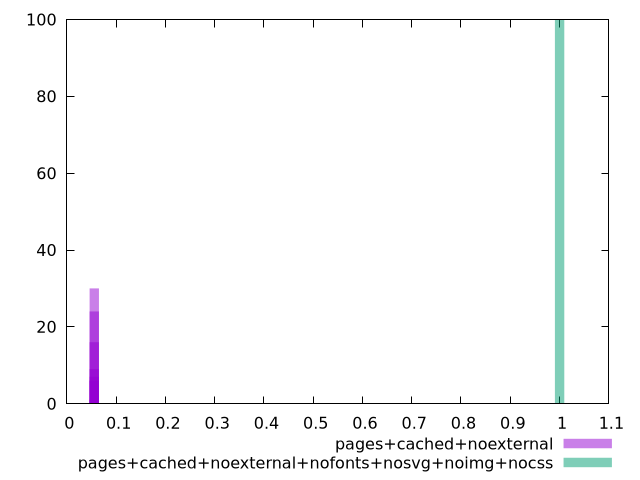

Recreate this plot in gnuplot.
$_pagesCachedNoexternal <<EOF
0.05568388620582694 30
0.05568478566770918 7
0.055683586385199525 9
0.055684186026454356 16
0.055684485847081765 24
0.05568328656457211 6
0.055685085488336596 6
0.055682686923317286 1
0.05568538530896401 1
EOF
$_pagesCachedNoexternalNofontsNosvgNoimgNocss <<EOF
1 100
EOF
set key outside below
set terminal pngcairo
set output "report_00005_2020-11-02T22-26-11.212Z/total-byte-weight/total-byte-weight_pages+cached+noexternal_pages+cached+noexternal+nofonts+nosvg+noimg+nocss+hist.png"
set boxwidth 0.018886346261533654
set style fill transparent solid 0.5 noborder
set yrange [0:100]
plot $_pagesCachedNoexternal title "pages+cached+noexternal" with boxes ,$_pagesCachedNoexternalNofontsNosvgNoimgNocss title "pages+cached+noexternal+nofonts+nosvg+noimg+nocss" with boxes ,
